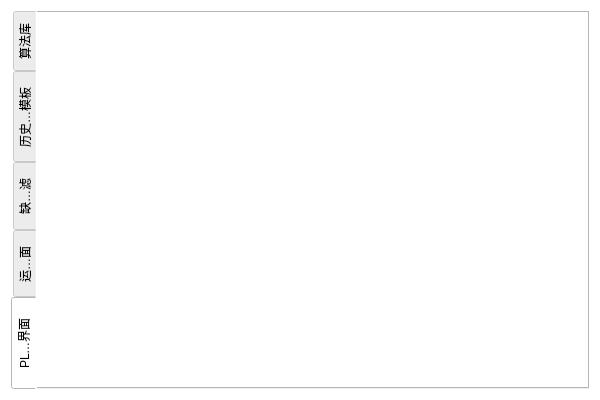
<?xml version="1.0" encoding="UTF-8"?>
<ui version="4.0">
 <class>TemplateMainFormClass</class>
 <widget class="QDialog" name="TemplateMainFormClass">
  <property name="geometry">
   <rect>
    <x>0</x>
    <y>0</y>
    <width>600</width>
    <height>400</height>
   </rect>
  </property>
  <property name="windowTitle">
   <string>TemplateMainForm</string>
  </property>
  <property name="styleSheet">
   <string notr="true">background-color: rgb(255, 255, 255);</string>
  </property>
  <layout class="QGridLayout" name="gridLayout">
   <item row="0" column="0">
    <widget class="QTabWidget" name="tabWidget_addplug">
     <property name="tabPosition">
      <enum>QTabWidget::West</enum>
     </property>
     <property name="currentIndex">
      <number>4</number>
     </property>
     <property name="elideMode">
      <enum>Qt::ElideMiddle</enum>
     </property>
     <widget class="QWidget" name="tab_alg">
      <attribute name="title">
       <string>算法库</string>
      </attribute>
     </widget>
     <widget class="QWidget" name="tab_hisdata">
      <attribute name="title">
       <string>历史数据模板</string>
      </attribute>
     </widget>
     <widget class="QWidget" name="tab_defect">
      <attribute name="title">
       <string>缺陷过滤</string>
      </attribute>
     </widget>
     <widget class="QWidget" name="tab_run">
      <attribute name="title">
       <string>运行界面</string>
      </attribute>
     </widget>
     <widget class="QWidget" name="tab_PLC">
      <attribute name="title">
       <string>PLC控制界面</string>
      </attribute>
     </widget>
    </widget>
   </item>
  </layout>
 </widget>
 <layoutdefault spacing="6" margin="11"/>
 <resources>
  <include location="TemplateMainForm.qrc"/>
 </resources>
 <connections/>
</ui>
